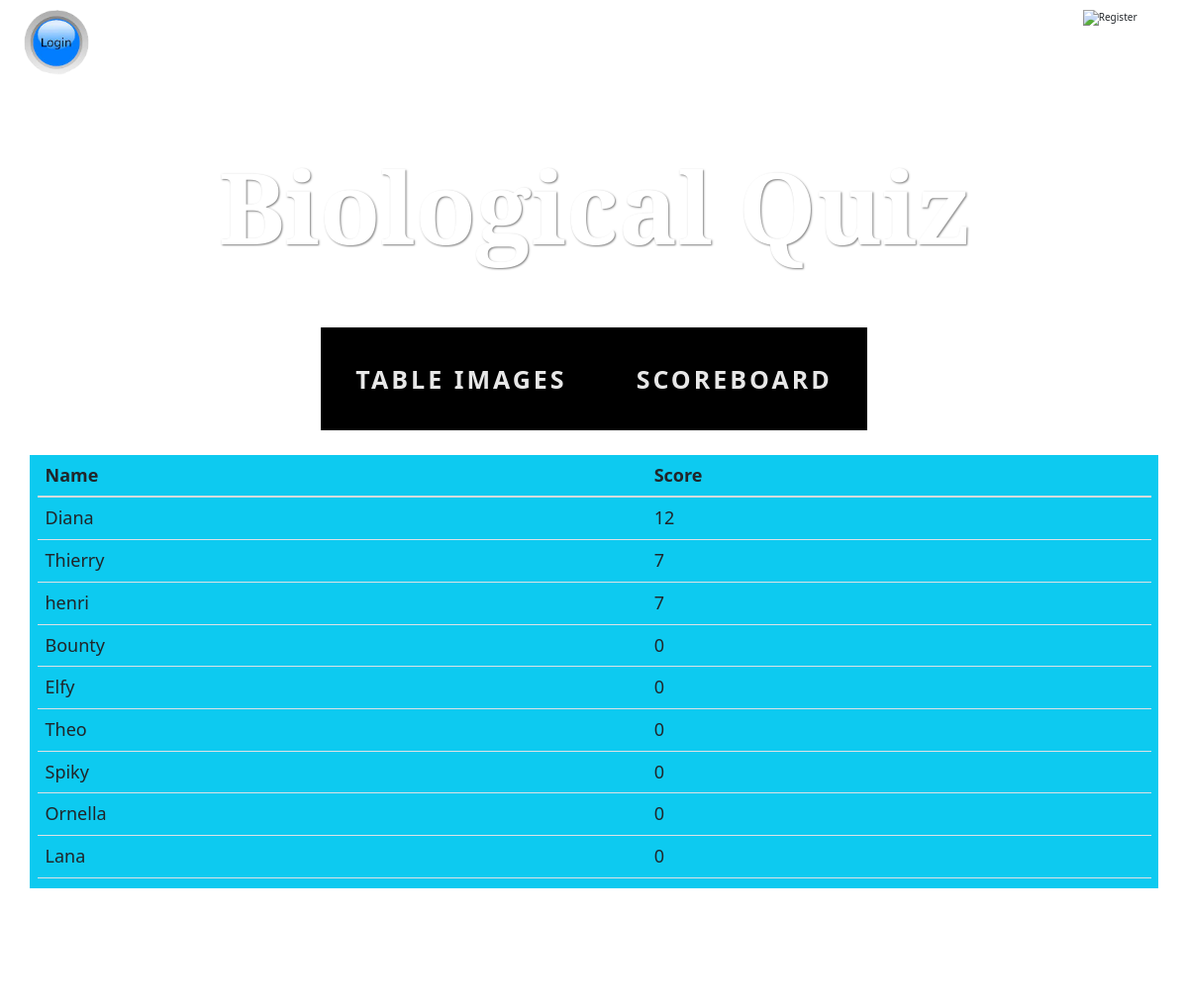
The page /score on the database as committed earlier.
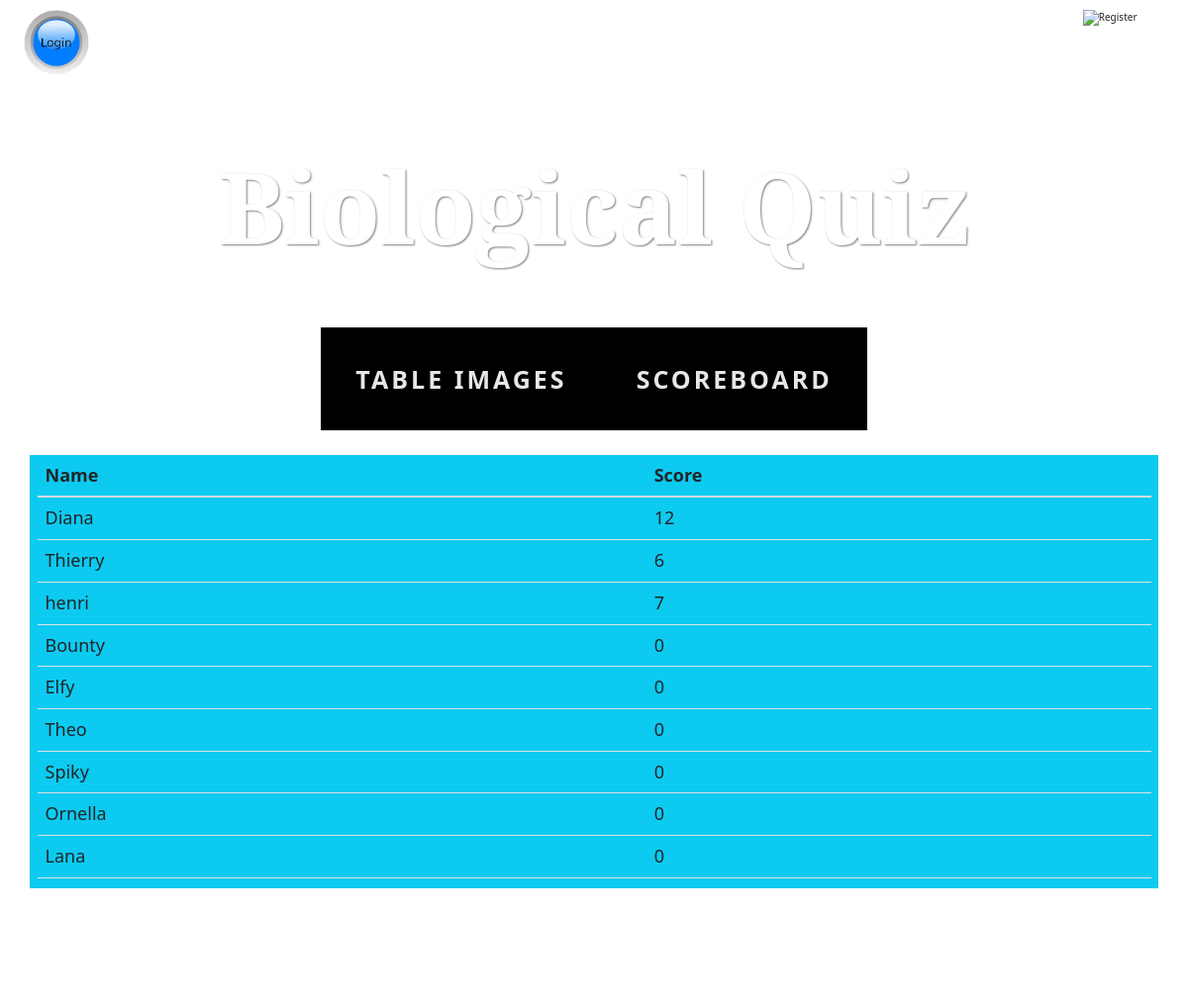
The same page on the database as committed later.
### quizz/models.py (models this page shows)
class Profile(models.Model):
    profile_id = models.IntegerField(primary_key=True)
    user = models.OneToOneField(User, on_delete=models.CASCADE)
    score = models.IntegerField()

### home/views.py (the view)
# urls.py: path('score', views.score, name='table_score'),
def score(request):
    score_user = retrieve_score(request)
    score = Profile.objects.all()
    data = {"score_user" : score, "score": score_user}
    return render(request, 'home/score.html', data)

### quizz/views.py (called while the page is built)
def retrieve_score(request):
    score=""
    if request.user.is_authenticated:
        score = Profile.objects.get(user=request.user)
    return score

### home/templates/home/score.html (shortened to what this page needs)
{% extends 'home/base.html' %}
{% load static %}
{% block style%}
    <link rel="stylesheet" href="https://unpkg.com/bootstrap-table@1.16.0/dist/bootstrap-table.min.css">
{% endblock %}
{% block body %}
    <section class="container bg-info">
        <div class="row">
            <div class="col">
                <table class="table ui-widget" id="table" data-toggle="table" data-search="true" aria-autocomplete="inline" style="font-size:large;">
                    <thead class="thead-dark">
                        <tr>
                            <th scope="col" data-sortable="true" data-field="name">Name</th>
                            <th scope="col" data-sortable="true" data-field="score">Score</th>
                        </tr>
                    </thead>
                    <tbody>
                        {% for score in score_user %}
                            <tr>
                                <td>{{ score.user }}</td>
                                <td>{{ score.score }}</td>
                            </tr>
                        {% endfor %}
                    </tbody>
                </table>
            </div>
        </div>
    </section>
{% endblock %}

Rows that differ between the two databases and show on the page:
changed Profile "Thierry": score "7" → "6"
